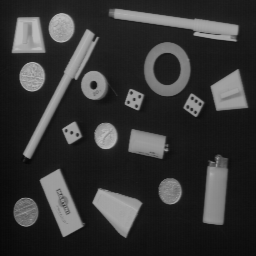
#> input picture taller_6/images/OBJECTS.png, 256 x 256 px
$ jupyter execute imagen_de_distancia.ipynb
#> lines starting #> are read from the running program, lines starting #| are printed output that depends on the picture; after the words box and inside, x2 and y2 are one past the last pixel; in counts of white or black regions, pixels touching at a corner belong together; long printed decimals are rounded
[cell 1]
import cv2
import matplotlib.pyplot as plt

image = cv2.imread("images/OBJECTS.png", cv2.IMREAD_GRAYSCALE)
#> image is the input picture: shape (256, 256); min 7, max 188, mean 53.3

plt.imshow(image, cmap="gray")
plt.show()

[cell 2]
# Umbralice esta imagen para separar los objetos del fondo (umbral=70).

retval, umbralizado = cv2.threshold(image, 70, 255, cv2.THRESH_BINARY)
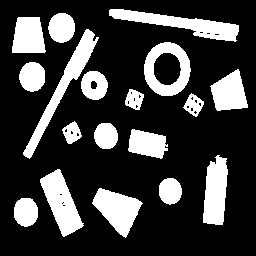
#> umbralizado: shape (256, 256); 24.2% white; 18 white regions, largest, box (x1, y1, x2, y2) and area: (109, 9, 239, 42) 1639, (23, 29, 99, 159) 1618, (40, 169, 84, 237) 1475

plt.imshow(umbralizado, cmap="gray")
plt.title("umbralizado de 70")
plt.show()

[cell 3]
#Calcule la imagen de distancia. Puede efectuar una expansión del contraste sobre la imagen de distancia para visualizar mejor el resultado. Ajuste el Window/Level.

from scipy.ndimage import distance_transform_edt
import numpy as np

edm = distance_transform_edt(umbralizado)
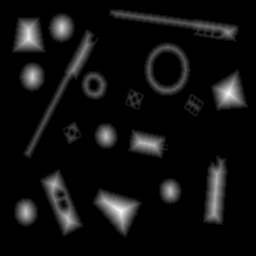
#> edm: shape (256, 256) float64; min 0, max 16.12, mean 1.04; drawn with min black and max white

plt.imshow(edm, cmap="gray")
plt.title("imagen de distancia")
plt.show()

# Expansion del contraste
from skimage import exposure

rescaled_img = exposure.rescale_intensity(edm, in_range=(edm.min(),edm.max()), out_range=(0,255))
rescaled_img = rescaled_img.astype(np.uint8)
plt.imshow(rescaled_img, cmap="gray", vmin=0, vmax=255)
plt.title("imagen de distancia")
plt.show()

[cell 4]
#Calcule ahora el negativo de la imagen umbralizada del punto 3.
# Ahora realice el cálculo de la distancia euclidiana.
# Utilizando la imagen resultante, determine la distancia mínima entre los dos lápices.
# Utilice máscaras y operaciones sobre pixeles para determinar el valor del pixel en el mapa de distancias a medio camino entre la distancia mínima de los dos lápices.

#Calcule ahora el negativo de la imagen umbralizada del punto 3.
negativo = cv2.bitwise_not(umbralizado)
#> negativo: shape (256, 256); 75.8% white; 18 black regions

plt.imshow(negativo, cmap="gray")
plt.title("negativo")
plt.show()

# Ahora realice el cálculo de la distancia euclidiana.
edm_negativo = distance_transform_edt(negativo)
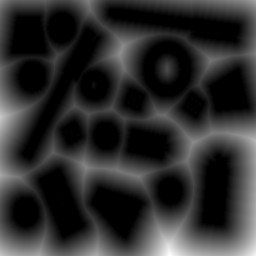
#> edm_negativo: shape (256, 256) float64; min 0, max 46.96, mean 8.5; drawn with min black and max white

plt.imshow(edm_negativo, cmap="gray")
plt.title("imagen de distancia del negativo")
plt.show()

# Utilizando la imagen resultante, determine la distancia mínima entre los dos lápices.

# Primero etiqueto los objetos
from skimage.measure import label, regionprops
from scipy.spatial.distance import cdist


connected_components = label(umbralizado, background=0, connectivity=2)
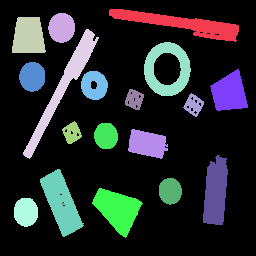
#> connected_components: shape (256, 256) int64; 19 distinct labels, from 0 to 18; one colour per label, 0 black

plt.imshow(connected_components, cmap="gray")
plt.title("Componentes conexos")
plt.show()

regions = regionprops(connected_components)
#> regions = 18 regions; largest, box (x1, y1, x2, y2) and area: (109, 9, 239, 42) 1639, (23, 29, 99, 159) 1618, (40, 169, 84, 237) 1475, (92, 188, 143, 238) 1366, (203, 155, 228, 225) 1330

# Mascara de lapices
mask_lapices = np.zeros_like(umbralizado)

for r in regions:
    if r.eccentricity > 0.97:   # objetos muy alargados
        mask_lapices[connected_components == r.label] = 255
#> this loop made 18 passes
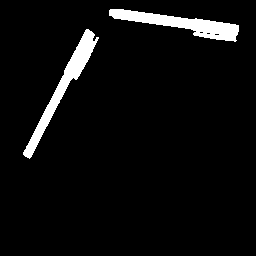
#> mask_lapices: shape (256, 256); 5% white; 2 white regions, box (x1, y1, x2, y2) and area: (109, 9, 239, 42) 1639, (23, 29, 99, 159) 1618

plt.imshow(mask_lapices, cmap="gray", vmin=0, vmax=255)
plt.title("Mask lapices")
plt.show()

inverted_mask = cv2.bitwise_not(mask_lapices)
#> inverted_mask: shape (256, 256); 95% white; 2 black regions

# etiqueto objetos de la mascara
connected_components = label(inverted_mask, background=0, connectivity=2)
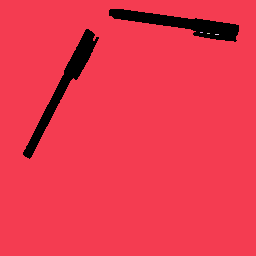
#> connected_components: shape (256, 256) int64; 5 distinct labels, from 0 to 4; one colour per label, 0 black
regions = regionprops(connected_components)
#> regions = 4 regions; box (x1, y1, x2, y2) and area: (0, 0, 256, 256) 62269, (215, 34, 219, 35) 4, (200, 32, 203, 33) 3, (207, 33, 210, 34) 3

plt.imshow(connected_components, cmap="gray")
plt.title("Componentes conexos")
plt.show()

coords1 = regions[0].coords
#> coords1 = 62269 pairs, first value 0 to 255, second value 0 to 255
coords2 = regions[1].coords
#> coords2 = [[32, 200], [32, 201], [32, 202]]

print(coords1)
#> (printed output is left out)
print(coords2)
#| [[ 32 200]
#|  [ 32 201]
#|  [ 32 202]]

distances = cdist(coords1, coords2)

dist_min = np.min(distances)
#> dist_min = 4.47

print("Distancia mínima entre lápices:", dist_min)
#| Distancia mínima entre lápices: 4.472

$ run again, with taller_6/images/ANGIO.png copied over taller_6/images/OBJECTS.png
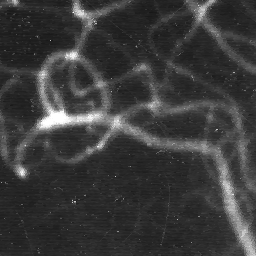
#> input picture taller_6/images/ANGIO.png, 256 x 256 px
#> image is the input picture: shape (256, 256); min 20, max 255, mean 58.9
#> umbralizado: shape (256, 256); 21.5% white; 218 white regions (206 under 20 px), largest, box (x1, y1, x2, y2) and area: (9, 0, 256, 256) 11964, (184, 0, 256, 74) 1033, (0, 128, 10, 160) 206
#> negativo: shape (256, 256); 78.5% white; 218 black regions (206 under 20 px)
#> `connected_components = label(umbralizado, background=0, connectivity=2)`:
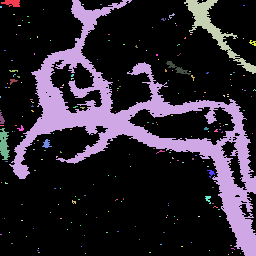
#> connected_components: shape (256, 256) int64; 219 distinct labels, from 0 to 218; one colour per label, 0 black
#> `regions = regionprops(connected_components)`: regions = 218 regions; largest, box (x1, y1, x2, y2) and area: (9, 0, 256, 256) 11964, (184, 0, 256, 74) 1033, (0, 128, 10, 160) 206, (166, 61, 191, 75) 105, (1, 0, 20, 7) 95
#> inverted_mask: shape (256, 256); 98% white; 86 black regions (84 under 20 px)
#> `connected_components = label(inverted_mask, background=0, connectivity..`:
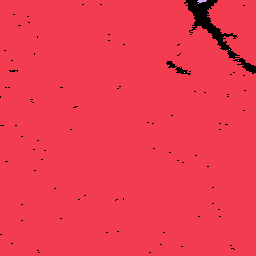
#> connected_components: shape (256, 256) int64; 6 distinct labels, from 0 to 5; one colour per label, 0 black
#> `regions = regionprops(connected_components)`: regions = 5 regions; box (x1, y1, x2, y2) and area: (0, 0, 256, 256) 64175, (197, 0, 207, 4) 22, (229, 49, 230, 50) 1, (238, 60, 239, 61) 1, (184, 72, 185, 73) 1
#> coords1 = 64175 pairs, first value 0 to 255, second value 0 to 255
#> coords2 = 22 rows, first 8: [0, 198], [0, 199], [0, 200], [0, 201], [0, 202], [0, 203], [0, 204], [0, 205]
#> (printed output is left out)
#> (printed output is left out)
#> dist_min = 7.81
#| Distancia mínima entre lápices: 7.810

$ run again, with taller_6/images/MEB.png copied over taller_6/images/OBJECTS.png
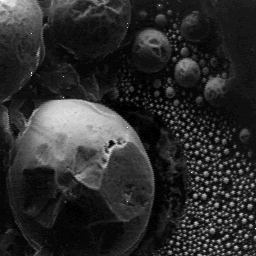
#> input picture taller_6/images/MEB.png, 256 x 256 px
#> image is the input picture: shape (256, 256); min 0, max 255, mean 44.3
#> umbralizado: shape (256, 256); 17.8% white; 404 white regions (382 under 20 px), largest, box (x1, y1, x2, y2) and area: (16, 99, 154, 196) 6712, (0, 0, 47, 42) 1195, (139, 30, 169, 48) 349
#> negativo: shape (256, 256); 82.2% white; 404 black regions (382 under 20 px)
#> `connected_components = label(umbralizado, background=0, connectivity=2)`:
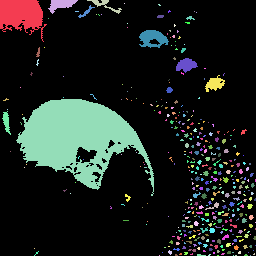
#> connected_components: shape (256, 256) int64; 405 distinct labels, from 0 to 404; one colour per label, 0 black
#> `regions = regionprops(connected_components)`: regions = 404 regions; largest, box (x1, y1, x2, y2) and area: (16, 99, 154, 196) 6712, (0, 0, 47, 42) 1195, (139, 30, 169, 48) 349, (48, 0, 78, 14) 215, (176, 58, 198, 73) 203
#> inverted_mask: shape (256, 256); 99.5% white; black in thin lines or dots
#> `connected_components = label(inverted_mask, background=0, connectivity..`:
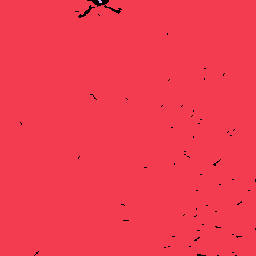
#> connected_components: shape (256, 256) int64; 3 distinct labels, from 0 to 2; one colour per label, 0 black
#> `regions = regionprops(connected_components)`: regions = 2 regions; box (x1, y1, x2, y2) and area: (0, 0, 256, 256) 65169, (98, 0, 102, 3) 9
#> coords1 = 65169 pairs, first value 0 to 255, second value 0 to 255
#> coords2 = [[0, 98], [0, 99], [0, 100], [1, 99], [1, 100], [1, 101], [2, 99], [2, 100], [2, 101]]
#> (printed output is left out)
#| [[  0  98]
#|  [  0  99]
#|  [  0 100]
#|  [  1  99]
#|  [  1 100]
#|  [  1 101]
#> (further printed lines are left out)
#> dist_min = 3
#| Distancia mínima entre lápices: 3.0
